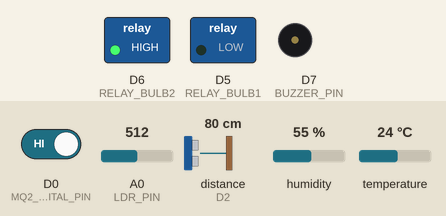
This sketch was run on a simulated ESP8266 (NodeMCU). Parts: switched loads named in the sketch (green lamp = pin HIGH), buzzer (waves = sounding, pin HIGH). Wiring (inferred from the names in the program): ultrasonic range finder: trigger D1; echo D2. The inputs (shaded band) are chosen by the test bench; at power-on: distance to the obstacle (sensor on D2) 80 cm, A0 (LDR_PIN) = 512, D0 (MQ2_DIGITAL_PIN) HIGH, humidity 55 %, temperature 24 °C. The echo pulse lasts 58.3 µs per cm; WiFi joins after 1.5 s; servers stay silent unless stated; uploads are accepted with an empty reply; pins used as bus, display or sensor lines are not drawn; what the sketch prints to the serial monitor is not drawn.

Above: at 3.7 s.
3.8 s: distance to the obstacle (sensor on D2) set to 2 cm
At 5.9 s:
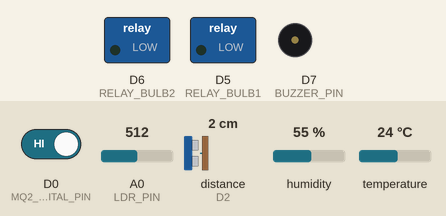
At 9.4 s:
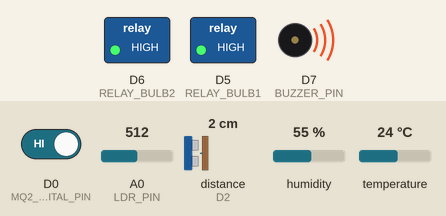
10.1 s: A0 (LDR_PIN) set to 419
15.3 s: A0 (LDR_PIN) set to 394
27.4 s: D0 (MQ2_DIGITAL_PIN) driven HIGH
36.1 s: A0 (LDR_PIN) set to 410
At 39.7 s:
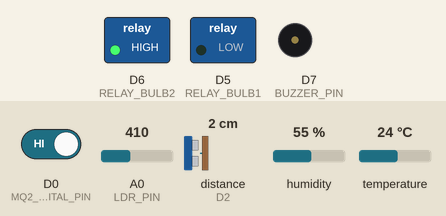
Timing chart, 0 to 41.2 s (numbered marks = the images above; inputs shaded):
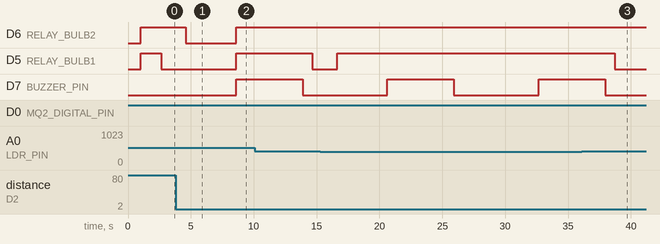

Measured:
- after the input at 3.8 s, D6 (RELAY_BULB2): HIGH → LOW after 0.80 s, → HIGH 4.0 s later
- after the input at 36.1 s, D5 (RELAY_BULB1): HIGH → LOW after 2.6 s

The sketch:

new.ino
```cpp
/*
========================================================
ADVANCED HOME AUTOMATION IoT - NODEMCU ESP8266
NOW SENDING DIRECTLY TO ONLINE PHP SERVER
========================================================
*/

#include <ESP8266WiFi.h>
#include <ESP8266HTTPClient.h>
#include <WiFiClientSecure.h>
#include <DHT.h>

// ==================== WIFI + SERVER CONFIG ====================
const char* ssid = "lguard";
const char* password = "12345678";

String apiUrl = "https://glhomesltd.com/INTELLIHOME/api/insert_data.php";
String apiKey = "HA_IOT_SECRET_KEY_2026_CHANGE_THIS";

// ==================== PIN DEFINITIONS ====================
#define MQ2_DIGITAL_PIN D0
#define ULTRASONIC_TRIG D1
#define ULTRASONIC_ECHO D2
#define DHT_PIN D3

#define RELAY_BULB1 D5
#define RELAY_BULB2 D6
#define BUZZER_PIN D7

#define LDR_PIN A0

// ==================== SENSOR SETUP ====================
#define DHT_TYPE DHT11
DHT dht(DHT_PIN, DHT_TYPE);

// ==================== CONFIGURATION ====================
const unsigned long SENSOR_READ_INTERVAL   = 2000;
const unsigned long COMMAND_CHECK_INTERVAL = 500;
const unsigned long EMERGENCY_CLEAR_TIME   = 20000;

const int ULTRASONIC_SAMPLES = 5;
const int SMOKE_DEBOUNCE_CHECKS = 5;
const int SMOKE_DEBOUNCE_DELAY_MS = 5;

const int MOTION_DISTANCE_CM = 50;
const unsigned long MOTION_HOLD_MS = 1000;

const int LDR_DARK_THRESHOLD = 400;

const unsigned long SMOKE_SAMPLE_DURATION = 5000;
const unsigned long SMOKE_ALERT_DURATION  = 5000;

// ==================== GLOBAL STATE ====================
struct SensorData {
  float temperature;
  float humidity;
  long distance;
  int smokeStatus;
  int lightLevel;
};

struct DeviceState {
  bool bulb1;
  bool bulb2;
  bool buzzer;
  bool emergency;
  bool autoMotion;
};

SensorData sensors = {0, 0, 0, 0, 0};
DeviceState devices = {false, false, false, false, true};

// ==================== TIMERS ====================
unsigned long lastSensorRead = 0;
unsigned long lastCommandCheck = 0;
unsigned long motionStartTime = 0;
unsigned long clearStartTime = 0;

bool motionActive = false;
String serialBuffer = "";

enum SmokeCycleState {
  SMOKE_IDLE,
  SMOKE_ALERT
};

SmokeCycleState smokeCycleState = SMOKE_IDLE;
unsigned long smokeCycleStartTime = 0;
unsigned long smokeDetectedTime = 0;

// ==================== FUNCTION DECLARATIONS ====================
void connectToWiFi();
void readAllSensors();
long getFilteredUltrasonic();
bool debounceSmokeSensor();

void autoControlLogic(unsigned long now);
void enterEmergencyMode();
void handleEmergencyMode(unsigned long now);
void exitEmergencyMode();

void setBulb1(bool on);
void setBulb2(bool on);
void setBuzzer(bool on);

void sendJsonData();
void printReadableData();
void checkSerialCommands();
void processCommand(String cmdStr);
String extractJsonValue(String json, String key);

// ==================== SETUP ====================
void setup() {
  Serial.begin(115200);
  delay(1000);

  Serial.println();
  Serial.println("======================================");
  Serial.println("   INDUSTRIAL HOME AUTOMATION READY   ");
  Serial.println("       ONLINE SERVER MODE ACTIVE      ");
  Serial.println("    SMOKE: 5sec SAMPLE -> 5sec ALERT  ");
  Serial.println("======================================");

  pinMode(MQ2_DIGITAL_PIN, INPUT);
  pinMode(ULTRASONIC_TRIG, OUTPUT);
  pinMode(ULTRASONIC_ECHO, INPUT);

  pinMode(RELAY_BULB1, OUTPUT);
  pinMode(RELAY_BULB2, OUTPUT);
  pinMode(BUZZER_PIN, OUTPUT);

  digitalWrite(RELAY_BULB1, HIGH);
  digitalWrite(RELAY_BULB2, HIGH);
  digitalWrite(BUZZER_PIN, LOW);

  dht.begin();

  connectToWiFi();

  Serial.println("System Core Initialized cleanly.");
  Serial.println();

  smokeCycleState = SMOKE_IDLE;
  smokeCycleStartTime = millis();
}

// ==================== MAIN LOOP ====================
void loop() {
  unsigned long now = millis();

  if (WiFi.status() != WL_CONNECTED) {
    connectToWiFi();
  }

  if (devices.emergency) {
    handleEmergencyMode(now);
  }

  if (now - lastSensorRead >= SENSOR_READ_INTERVAL) {
    readAllSensors();
    lastSensorRead = now;

    if (!devices.emergency) {
      if (sensors.smokeStatus == HIGH && debounceSmokeSensor()) {
        if (smokeCycleState == SMOKE_IDLE) {
          if (smokeDetectedTime == 0) {
            smokeDetectedTime = now;
            Serial.println("[SMOKE] Smoke detected! Starting 5 second sampling window...");
          }

          if (now - smokeDetectedTime >= SMOKE_SAMPLE_DURATION) {
            enterEmergencyMode();
            smokeCycleState = SMOKE_ALERT;
            smokeDetectedTime = 0;
          }
        }
      } else {
        if (smokeDetectedTime != 0 && smokeCycleState == SMOKE_IDLE) {
          smokeDetectedTime = 0;
          Serial.println("[SMOKE] Smoke cleared. Reset detection counter.");
        }
      }
    }

    if (!devices.emergency) {
      autoControlLogic(now);
    }

    printReadableData();
    sendJsonData();
  }

  if (now - lastCommandCheck >= COMMAND_CHECK_INTERVAL) {
    checkSerialCommands();
    lastCommandCheck = now;
  }

  delay(10);
}

// ==================== WIFI CONNECTION ====================
void connectToWiFi() {
  Serial.print("Connecting to WiFi: ");
  Serial.println(ssid);

  WiFi.begin(ssid, password);

  int retries = 0;

  while (WiFi.status() != WL_CONNECTED && retries < 30) {
    delay(500);
    Serial.print(".");
    retries++;
    yield();
  }

  Serial.println();

  if (WiFi.status() == WL_CONNECTED) {
    Serial.println("WiFi Connected!");
    Serial.print("IP Address: ");
    Serial.println(WiFi.localIP());
  } else {
    Serial.println("WiFi connection failed. Will retry...");
  }
}

// ==================== SENSOR READING ====================
void readAllSensors() {
  sensors.temperature = dht.readTemperature();
  sensors.humidity = dht.readHumidity();

  if (isnan(sensors.temperature)) sensors.temperature = 0;
  if (isnan(sensors.humidity)) sensors.humidity = 0;

  sensors.distance = getFilteredUltrasonic();
  sensors.smokeStatus = digitalRead(MQ2_DIGITAL_PIN);
  sensors.lightLevel = analogRead(LDR_PIN);
}

long getFilteredUltrasonic() {
  long totalDistance = 0;
  int validSamplesCount = 0;

  for (int i = 0; i < ULTRASONIC_SAMPLES; i++) {
    digitalWrite(ULTRASONIC_TRIG, LOW);
    delayMicroseconds(2);
    digitalWrite(ULTRASONIC_TRIG, HIGH);
    delayMicroseconds(10);
    digitalWrite(ULTRASONIC_TRIG, LOW);

    long duration = pulseIn(ULTRASONIC_ECHO, HIGH, 25000);
    long distanceSample = duration * 0.034 / 2;

    if (distanceSample > 0 && distanceSample < 400) {
      totalDistance += distanceSample;
      validSamplesCount++;
    }

    delay(10);
    yield();
  }

  if (validSamplesCount == 0) {
    return 999;
  }

  return totalDistance / validSamplesCount;
}

bool debounceSmokeSensor() {
  for (int i = 0; i < SMOKE_DEBOUNCE_CHECKS; i++) {
    delay(SMOKE_DEBOUNCE_DELAY_MS);
    if (digitalRead(MQ2_DIGITAL_PIN) == LOW) {
      return false;
    }
  }
  return true;
}

// ==================== AUTO CONTROL ====================
void autoControlLogic(unsigned long now) {
  if (sensors.lightLevel > LDR_DARK_THRESHOLD) {
    if (!devices.bulb1) {
      setBulb1(true);
      Serial.println("[SYSTEM-EXEC]: Darkness Detected -> Bulb1 Activated");
    }
  } else {
    if (devices.bulb1) {
      setBulb1(false);
      Serial.println("[SYSTEM-EXEC]: Ambient Light Sufficient -> Bulb1 Deactivated");
    }
  }

  if (devices.autoMotion) {
    if (sensors.distance > 0 && sensors.distance < MOTION_DISTANCE_CM) {
      if (!motionActive) {
        motionActive = true;
        motionStartTime = now;
        setBulb2(true);
        Serial.println("[SYSTEM-EXEC]: Motion Confirmed (<50cm) -> Bulb2 Activated");
      } else {
        motionStartTime = now;
      }
    }

    if (motionActive && (now - motionStartTime >= MOTION_HOLD_MS)) {
      motionActive = false;
      setBulb2(false);
      Serial.println("[SYSTEM-EXEC]: Distance Clear Threshold Reached -> Bulb2 Deactivated");
    }
  }
}

// ==================== SAFETY ====================
void enterEmergencyMode() {
  devices.emergency = true;
  clearStartTime = 0;

  setBulb1(false);
  setBulb2(false);
  setBuzzer(true);

  Serial.println("\n====================================");
  Serial.println("!! CRITICAL HARDWARE ALARM TRIGGERED !!");
  Serial.println("     SMOKE CONFIRMED FOR 5 SECONDS    ");
  Serial.println("        FORCED EM-FAILSAFE ACTIVATED  ");
  Serial.println("======================================");
}

void handleEmergencyMode(unsigned long now) {
  setBulb1(false);
  setBulb2(false);

  if (clearStartTime == 0) {
    clearStartTime = now;
    Serial.println("[Failsafe]: Alert active. Will auto-exit after 5 seconds...");
  } else if (now - clearStartTime >= SMOKE_ALERT_DURATION) {
    exitEmergencyMode();
  }
}

void exitEmergencyMode() {
  devices.emergency = false;
  smokeCycleState = SMOKE_IDLE;
  smokeDetectedTime = 0;
  clearStartTime = 0;
  setBuzzer(false);

  Serial.println("\n[Failsafe]: 5 second alert completed. System operational again.");
  Serial.println("[Failsafe]: Starting new 5 second sampling cycle.\n");
}

// ==================== HARDWARE WRITERS ====================
void setBulb1(bool on) {
  devices.bulb1 = on;
  digitalWrite(RELAY_BULB1, on ? LOW : HIGH);
}

void setBulb2(bool on) {
  devices.bulb2 = on;
  digitalWrite(RELAY_BULB2, on ? LOW : HIGH);
}

void setBuzzer(bool on) {
  devices.buzzer = on;
  digitalWrite(BUZZER_PIN, on ? HIGH : LOW);
}

// ==================== LOGGING ====================
void printReadableData() {
  Serial.println("================ METRICS ================");
  Serial.print("Temp/Humid:   ");
  Serial.print(sensors.temperature, 1);
  Serial.print(" C / ");
  Serial.print(sensors.humidity, 1);
  Serial.println(" %");

  Serial.print("Ultrasonic:   ");
  Serial.print(sensors.distance);
  Serial.println(" cm");

  Serial.print("LDR Value:    ");
  Serial.print(sensors.lightLevel);
  Serial.println(sensors.lightLevel > LDR_DARK_THRESHOLD ? " (DARK ENVIRONMENT)" : " (BRIGHT ENVIRONMENT)");

  Serial.print("Smoke Status: ");
  Serial.println(sensors.smokeStatus == HIGH ? "DANGER SIGNAL" : "STABLE");

  if (smokeDetectedTime > 0 && !devices.emergency) {
    unsigned long detectingFor = (millis() - smokeDetectedTime) / 1000;
    Serial.print("Smoke Timer:  Detecting for ");
    Serial.print(detectingFor);
    Serial.println(" seconds (need 5 to alert)");
  } else if (devices.emergency) {
    unsigned long alertRemaining = (SMOKE_ALERT_DURATION - (millis() - clearStartTime)) / 1000;
    Serial.print("Alert Timer:  ");
    Serial.print(alertRemaining);
    Serial.println(" seconds remaining");
  } else {
    Serial.println("Smoke Timer:  IDLE (no detection)");
  }

  Serial.print("Bulb 1 Stat:  ");
  Serial.println(devices.bulb1 ? "ON" : "OFF");

  Serial.print("Bulb 2 Stat:  ");
  Serial.println(devices.bulb2 ? "ON" : "OFF");

  Serial.print("Emergency:    ");
  Serial.println(devices.emergency ? "CRITICAL LOCK" : "IDLE");

  Serial.println("========================================\n");
}

// ==================== SEND ONLINE JSON DATA ====================
void sendJsonData() {
  String json = "{";
  json += "\"temperature\":" + String(sensors.temperature, 1) + ",";
  json += "\"humidity\":" + String(sensors.humidity, 1) + ",";
  json += "\"distance\":" + String(sensors.distance) + ",";
  json += "\"smoke_status\":" + String(sensors.smokeStatus) + ",";
  json += "\"light_level\":" + String(sensors.lightLevel) + ",";
  json += "\"bulb1_status\":" + String(devices.bulb1 ? 1 : 0) + ",";
  json += "\"bulb2_status\":" + String(devices.bulb2 ? 1 : 0) + ",";
  json += "\"buzzer_status\":" + String(devices.buzzer ? 1 : 0) + ",";
  json += "\"emergency_flag\":" + String(devices.emergency ? 1 : 0) + ",";
  json += "\"device_id\":\"home_unit_01\"";
  json += "}";

  Serial.println("[ONLINE] Sending JSON to server...");
  Serial.println(json);

  if (WiFi.status() == WL_CONNECTED) {
    WiFiClientSecure client;
    client.setInsecure();

    HTTPClient http;

    http.begin(client, apiUrl);
    http.addHeader("Content-Type", "application/json");
    http.addHeader("X-API-Key", apiKey);

    int httpCode = http.POST(json);

    Serial.print("[ONLINE] HTTP Code: ");
    Serial.println(httpCode);

    String response = http.getString();
    Serial.print("[ONLINE] Server Response: ");
    Serial.println(response);

    http.end();
  } else {
    Serial.println("[ONLINE] WiFi not connected. Data not sent.");
  }
}

// ==================== SERIAL COMMAND PROCESSING ====================
void checkSerialCommands() {
  while (Serial.available()) {
    char c = Serial.read();

    if (c == '\n') {
      processCommand(serialBuffer);
      serialBuffer = "";
    } else if (c != '\r') {
      serialBuffer += c;
    }
  }
}

void processCommand(String cmdStr) {
  cmdStr.trim();

  if (cmdStr.length() == 0) return;

  String type = extractJsonValue(cmdStr, "command_type");
  String value = extractJsonValue(cmdStr, "command_value");

  if (type.length() == 0) return;

  bool isOn = (value == "ON" || value == "1" || value == "true");

  if (type == "bulb1") {
    setBulb1(isOn);
  } else if (type == "bulb2") {
    setBulb2(isOn);
  } else if (type == "buzzer") {
    setBuzzer(isOn);
  } else if (type == "acknowledge") {
    setBuzzer(false);
    Serial.println("[CMD-ACK]: Remote Operator overrides Buzzer state.");
  }
}

String extractJsonValue(String json, String key) {
  String search = "\"" + key + "\"";
  int start = json.indexOf(search);

  if (start == -1) return "";

  int colon = json.indexOf(':', start);

  if (colon == -1) return "";

  int quote1 = json.indexOf('"', colon + 1);

  if (quote1 != -1) {
    int quote2 = json.indexOf('"', quote1 + 1);

    if (quote2 != -1) {
      return json.substring(quote1 + 1, quote2);
    }
  }

  return "";
}
```
